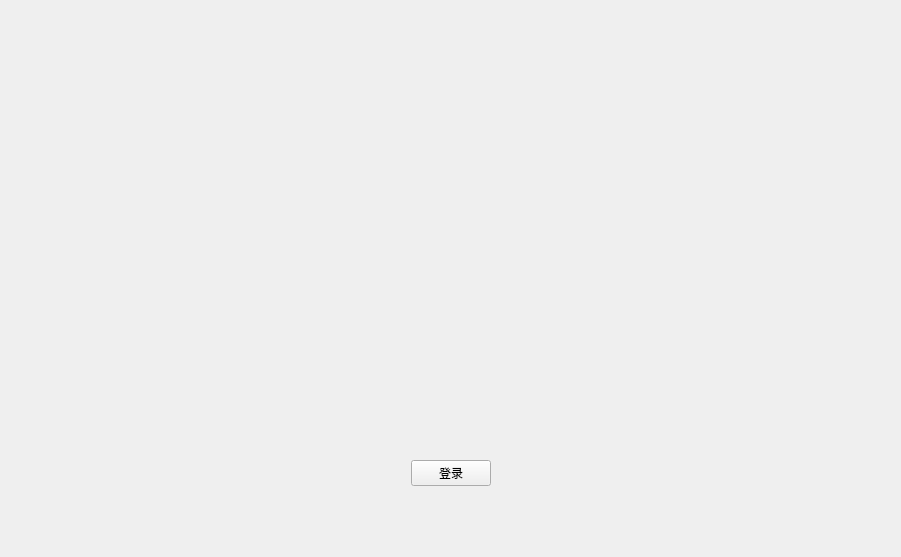
<?xml version="1.0" encoding="UTF-8"?>
<ui version="4.0">
 <class>MainWindow</class>
 <widget class="QMainWindow" name="MainWindow">
  <property name="geometry">
   <rect>
    <x>0</x>
    <y>0</y>
    <width>901</width>
    <height>557</height>
   </rect>
  </property>
  <property name="windowTitle">
   <string>MainWindow</string>
  </property>
  <property name="styleSheet">
   <string notr="true"/>
  </property>
  <widget class="QWidget" name="centralWidget">
   <layout class="QGridLayout" name="gridLayout">
    <property name="leftMargin">
     <number>0</number>
    </property>
    <property name="topMargin">
     <number>0</number>
    </property>
    <property name="rightMargin">
     <number>0</number>
    </property>
    <property name="bottomMargin">
     <number>0</number>
    </property>
    <item row="0" column="0">
     <widget class="QFrame" name="frame">
      <property name="styleSheet">
       <string notr="true">#frame{
border-image: url(:/res/bg_01.webp);
}</string>
      </property>
      <layout class="QGridLayout" name="gridLayout_2">
       <item row="0" column="1">
        <spacer name="verticalSpacer">
         <property name="orientation">
          <enum>Qt::Vertical</enum>
         </property>
         <property name="sizeHint" stdset="0">
          <size>
           <width>20</width>
           <height>40</height>
          </size>
         </property>
        </spacer>
       </item>
       <item row="1" column="0">
        <spacer name="horizontalSpacer">
         <property name="orientation">
          <enum>Qt::Horizontal</enum>
         </property>
         <property name="sizeHint" stdset="0">
          <size>
           <width>40</width>
           <height>20</height>
          </size>
         </property>
        </spacer>
       </item>
       <item row="1" column="1">
        <widget class="QPushButton" name="pushButton">
         <property name="text">
          <string>登录</string>
         </property>
         <property name="icon">
          <iconset>
           <normaloff>:/res/login.png</normaloff>:/res/login.png</iconset>
         </property>
        </widget>
       </item>
       <item row="1" column="2">
        <spacer name="horizontalSpacer_2">
         <property name="orientation">
          <enum>Qt::Horizontal</enum>
         </property>
         <property name="sizeHint" stdset="0">
          <size>
           <width>40</width>
           <height>20</height>
          </size>
         </property>
        </spacer>
       </item>
       <item row="2" column="1">
        <spacer name="verticalSpacer_2">
         <property name="orientation">
          <enum>Qt::Vertical</enum>
         </property>
         <property name="sizeType">
          <enum>QSizePolicy::Fixed</enum>
         </property>
         <property name="sizeHint" stdset="0">
          <size>
           <width>20</width>
           <height>60</height>
          </size>
         </property>
        </spacer>
       </item>
      </layout>
     </widget>
    </item>
   </layout>
  </widget>
  <widget class="QMenuBar" name="menuBar">
   <property name="geometry">
    <rect>
     <x>0</x>
     <y>0</y>
     <width>901</width>
     <height>22</height>
    </rect>
   </property>
  </widget>
 </widget>
 <layoutdefault spacing="6" margin="11"/>
 <resources>
  <include location="resource.qrc"/>
 </resources>
 <connections/>
</ui>
